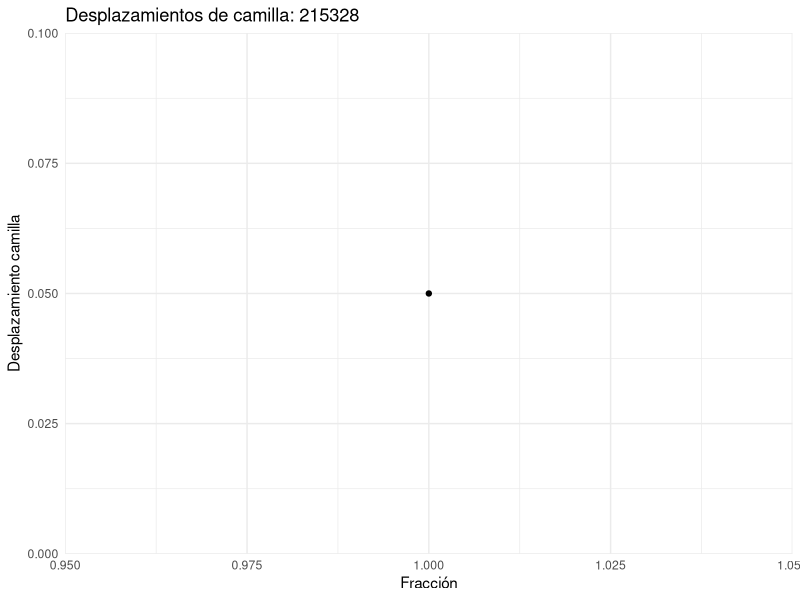
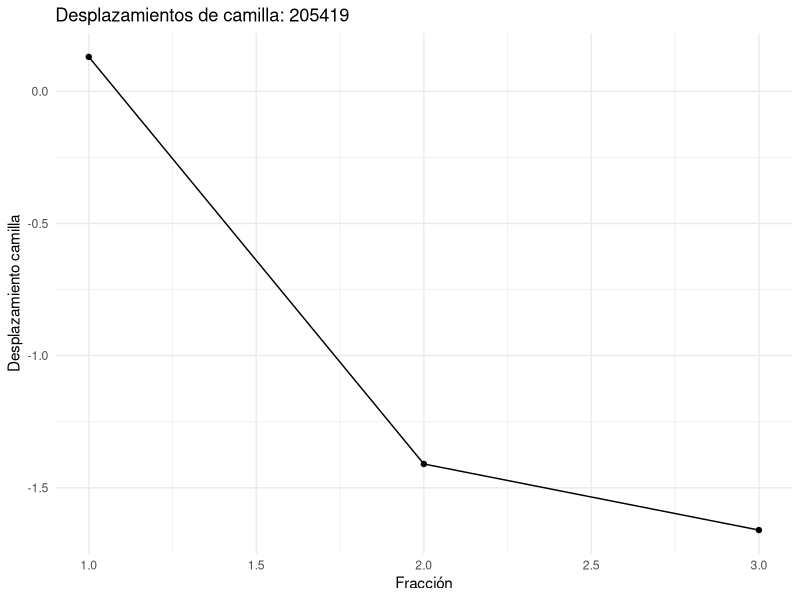
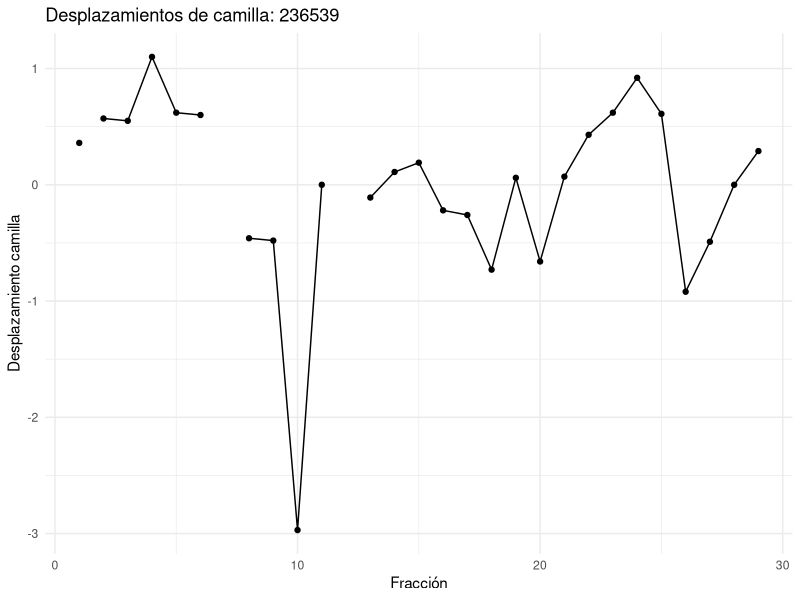
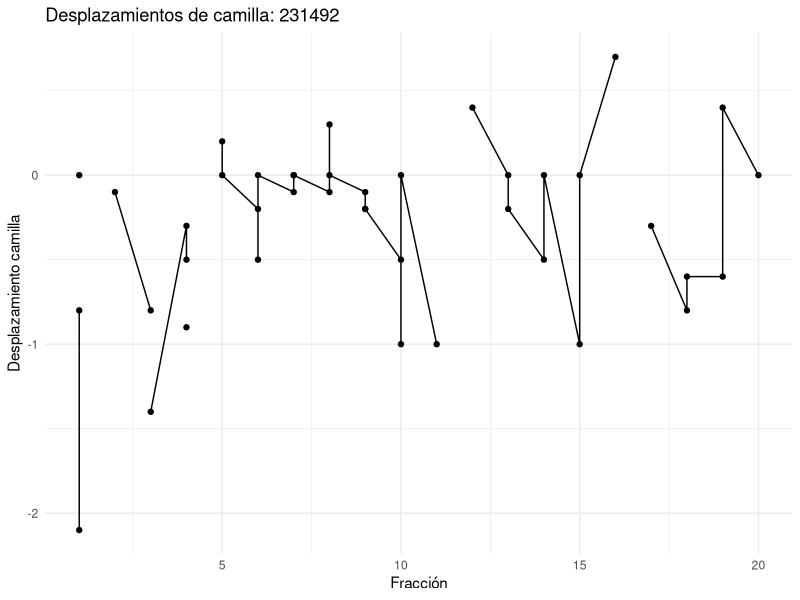
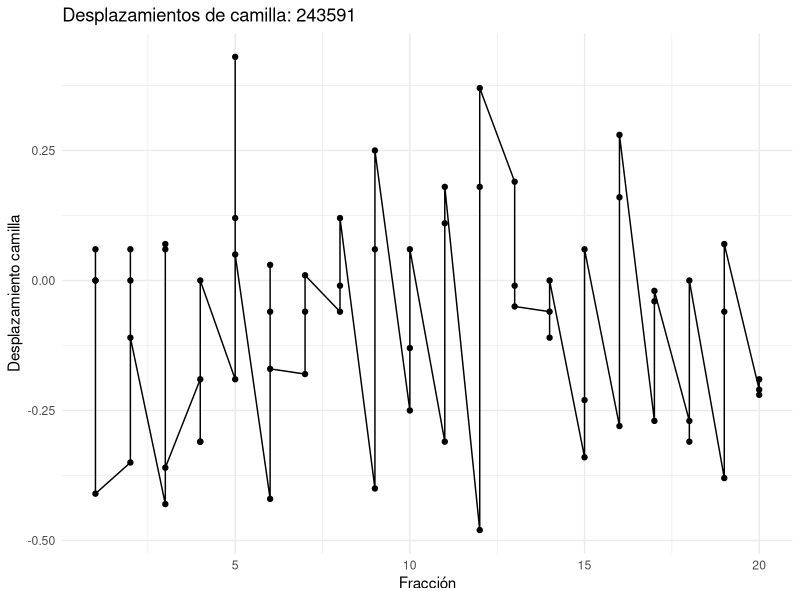
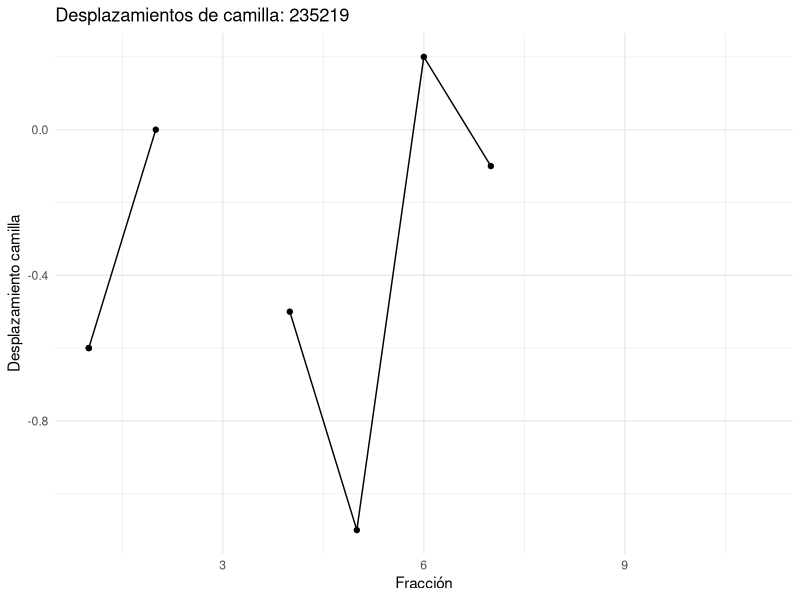
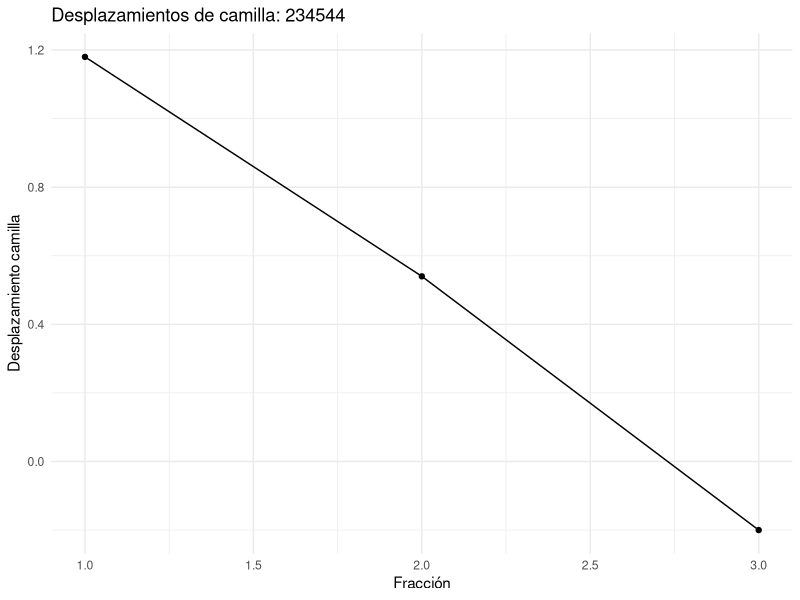
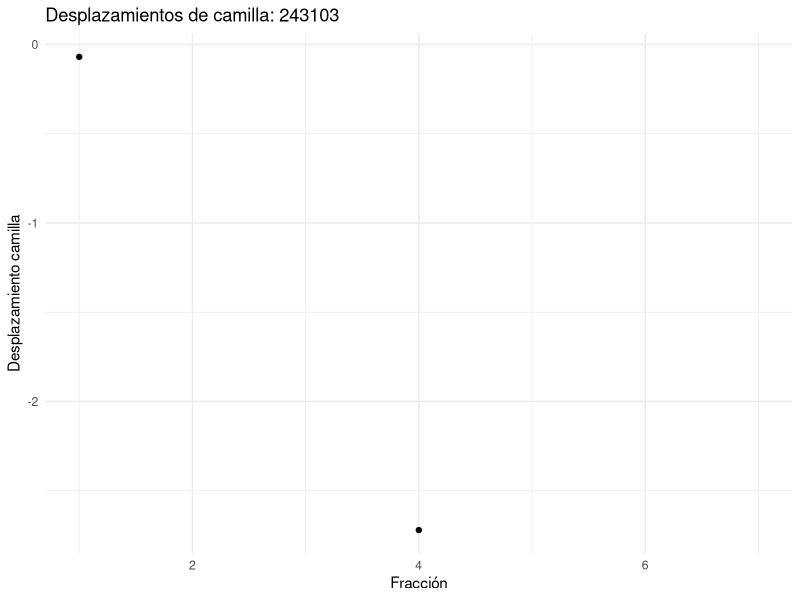

Generate these figures, in order, with R:
#Datos

setwd("C:\\Users\\c-lop\\Documents\\GitHub\\Radioterapia_SS\\Desplazamiento_camilla")

datos<-read.csv("colchones.csv",header=TRUE)

str(datos)

desplazamientos_col <- c("vrt", "lng", "lat", "cabeceo", "balanceo", "rot")

for (col in desplazamientos_col) {
  datos[[paste0(col, "_num")]] <- as.numeric(gsub("n\\.d\\.|n\\.i\\.", NA, datos[[col]]))
}

#Paquetes

library(ggplot2)
library(tidyr)
library(dplyr)

#Gráficas desplazamientos

ids_pacientes <- unique(datos$id)

# Filtrar datos para un paciente específico

for (id_f in ids_pacientes) {
  datos_paciente <- datos %>% filter(id == {{ id_f }})

  p <- ggplot(datos_paciente, aes(x = fraccion, y = vrt_num)) +
    geom_line() +
    geom_point() +
    labs(title = paste0("Desplazamientos de camilla: ", id_f),
         x = "Fracción",
         y = "Desplazamiento camilla") +
    theme_minimal()
  
  ggsave(filename = paste0("grafico_desplazamientos_", id_f, ".jpg"), plot = p)
}


